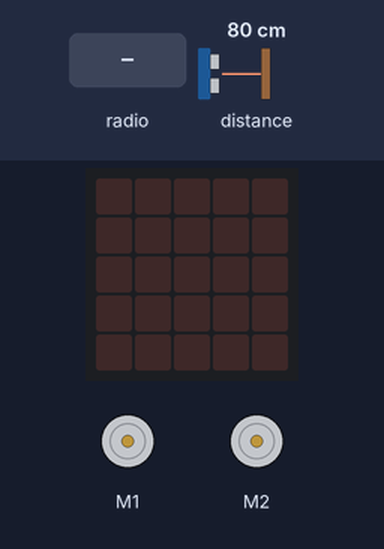
The program below on a simulated BBC micro:bit (MakeCode). Parts: 2 × DC motor (green arrow = forward, orange = backward, longer = faster), the board's 5×5 LED display. The inputs (shaded band) are chosen by the test bench; at power-on: distance to the obstacle 80 cm. Random numbers come from a fixed seed.

Above: at 1.2 s.
1.3 s: radio message "5" arrives
At 1.7 s:
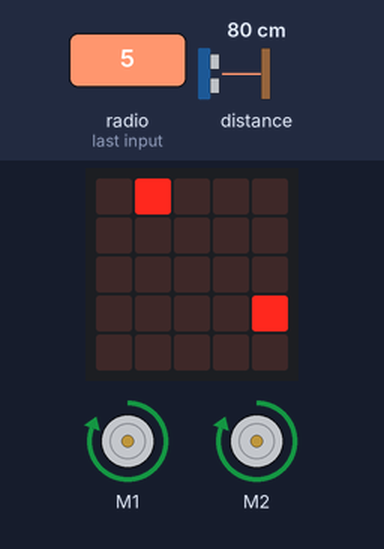
4.3 s: radio message "1" arrives
At 5.2 s:
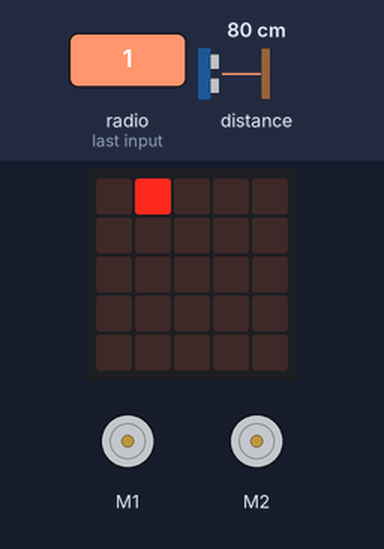
7.3 s: radio message "0" arrives
At 7.35 s:
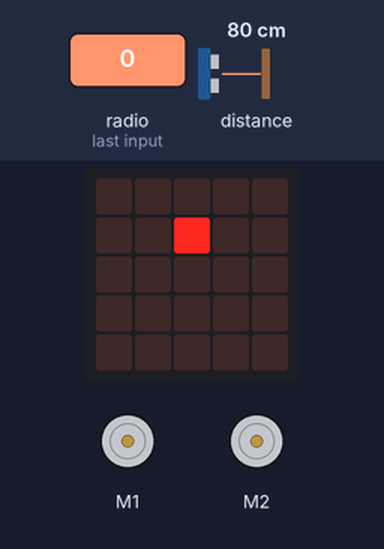
Timing chart, 0 to 10.3 s (numbered marks = the images above; inputs shaded):
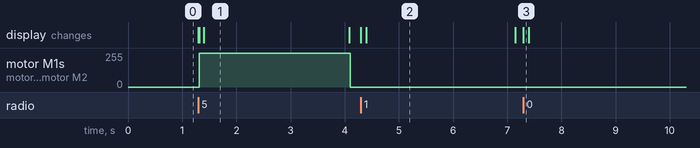

The program:

main.ts
```typescript
radio.setGroup(1)

let buttons: number = 0
let lastRadioTime: number = 0
let velocity: number = 0
let m1 = maqueen.Dir.CW
let m2 = maqueen.Dir.CCW

radio.onReceivedNumber(function (v: number) {
    control.inBackground(function () {
        led.plot(2, 1)
        basic.pause(100)
        led.unplot(2, 1)
    })
    lastRadioTime = input.runningTime()
    showPressed(v)
    buttons = v

    if (v & 0x30) {
        velocity = 255
    }
    if (v & 0x20) {
        m1 = maqueen.Dir.CCW
        m2 = maqueen.Dir.CW
    } else {
        m1 = maqueen.Dir.CW
        m2 = maqueen.Dir.CCW
    }
    if (v & 0x04) {
        velocity = 255
    }
    if (v & 0x08) {
        velocity = 0
    }
})

basic.forever(function () {
    let now = input.runningTime()
    let delta = now - lastRadioTime
    if ((buttons > 0 && delta > 2000) || (delta > 6000)) {
        buttons = 0
        velocity = 0
        basic.clearScreen()
    }
    basic.pause(1000)
})

basic.forever(function () {
    if (velocity == 0) {
        maqueen.motorStop(maqueen.Motors.All)
        return
    }

    // avoid wall
    let minDistance = 35
    let distance = maqueen.Ultrasonic(PingUnit.Centimeters)
    if (buttons == 0 && distance < minDistance && distance > 0
        && maqueen.readPatrol(maqueen.Patrol.PatrolLeft) == 1
        && maqueen.readPatrol(maqueen.Patrol.PatrolRight) == 1) {
        if (Math.random() < 0.5) {
            maqueen.motorRun(maqueen.Motors.M1, maqueen.Dir.CW, 0)
            maqueen.motorRun(maqueen.Motors.M2, maqueen.Dir.CW, 255)
        } else {
            maqueen.motorRun(maqueen.Motors.M1, maqueen.Dir.CW, 255)
            maqueen.motorRun(maqueen.Motors.M2, maqueen.Dir.CW, 0)
        }
        basic.pause(800)
        return
    }

    //
    if (buttons || (maqueen.readPatrol(maqueen.Patrol.PatrolLeft) == 1 && maqueen.readPatrol(maqueen.Patrol.PatrolRight) == 1)) {
        maqueen.motorRun(
            maqueen.Motors.M1,
            buttons & 0x40 ? m2 : m1,
            velocity
        )
        maqueen.motorRun(
            maqueen.Motors.M2,
            buttons & 0x80 ? m2 : m1,
            velocity
        )
        return
    }

    // patrol
    if (maqueen.readPatrol(maqueen.Patrol.PatrolLeft) == 0 && maqueen.readPatrol(maqueen.Patrol.PatrolRight) == 0) {
        maqueen.motorRun(maqueen.Motors.M1, maqueen.Dir.CW, 255)
        maqueen.motorRun(maqueen.Motors.M2, maqueen.Dir.CW, 255)
    } else {
        if (maqueen.readPatrol(maqueen.Patrol.PatrolLeft) == 0 && maqueen.readPatrol(maqueen.Patrol.PatrolRight) == 1) {
            maqueen.motorRun(maqueen.Motors.M1, maqueen.Dir.CW, 0)
            maqueen.motorRun(maqueen.Motors.M2, maqueen.Dir.CW, 255)
            if (maqueen.readPatrol(maqueen.Patrol.PatrolLeft) == 1 && maqueen.readPatrol(maqueen.Patrol.PatrolRight) == 1) {
                maqueen.motorRun(maqueen.Motors.M1, maqueen.Dir.CW, 0)
                maqueen.motorRun(maqueen.Motors.M2, maqueen.Dir.CW, 255)
            }
        } else {
            if (maqueen.readPatrol(maqueen.Patrol.PatrolLeft) == 1 && maqueen.readPatrol(maqueen.Patrol.PatrolRight) == 0) {
                maqueen.motorRun(maqueen.Motors.M1, maqueen.Dir.CW, 255)
                maqueen.motorRun(maqueen.Motors.M2, maqueen.Dir.CW, 0)
                if (maqueen.readPatrol(maqueen.Patrol.PatrolLeft) == 1 && maqueen.readPatrol(maqueen.Patrol.PatrolRight) == 1) {
                    maqueen.motorRun(maqueen.Motors.M1, maqueen.Dir.CW, 255)
                    maqueen.motorRun(maqueen.Motors.M2, maqueen.Dir.CW, 0)
                }
                if (maqueen.readPatrol(maqueen.Patrol.PatrolLeft) == 1 && maqueen.readPatrol(maqueen.Patrol.PatrolRight) == 0) {
                    maqueen.motorRun(maqueen.Motors.M1, maqueen.Dir.CW, 255)
                } else {
                    maqueen.motorRun(maqueen.Motors.M2, maqueen.Dir.CW, 0)
                }
            }
        }
    }
})

function showPressed(v: number) {
    if (v & 0x01) { led.plot(1, 0) } else { led.unplot(1, 0) }
    if (v & 0x02) { led.plot(3, 0) } else { led.unplot(3, 0) }

    if (v & 0x04) { led.plot(4, 3) } else { led.unplot(4, 3) }
    if (v & 0x08) { led.plot(4, 4) } else { led.unplot(4, 4) }

    if (v & 0x10) { led.plot(1, 2) } else { led.unplot(1, 2) }
    if (v & 0x20) { led.plot(1, 4) } else { led.unplot(1, 4) }
    if (v & 0x40) { led.plot(0, 3) } else { led.unplot(0, 3) }
    if (v & 0x80) { led.plot(2, 3) } else { led.unplot(2, 3) }
}
```

Measured:
- after the input at 1.3 s, motor M1, motor M2: stopped → forward 255/255 at once, → stopped 2.8 s later; the display: changes at once (image 1)
- after the input at 4.3 s, the display: first changes at once (image 2 shows a later state)
- after the input at 7.3 s, the display: changes at once (image 3)
- what the display in image 1 shows lasts 2.7 s, from 1.4 s to 4.1 s
